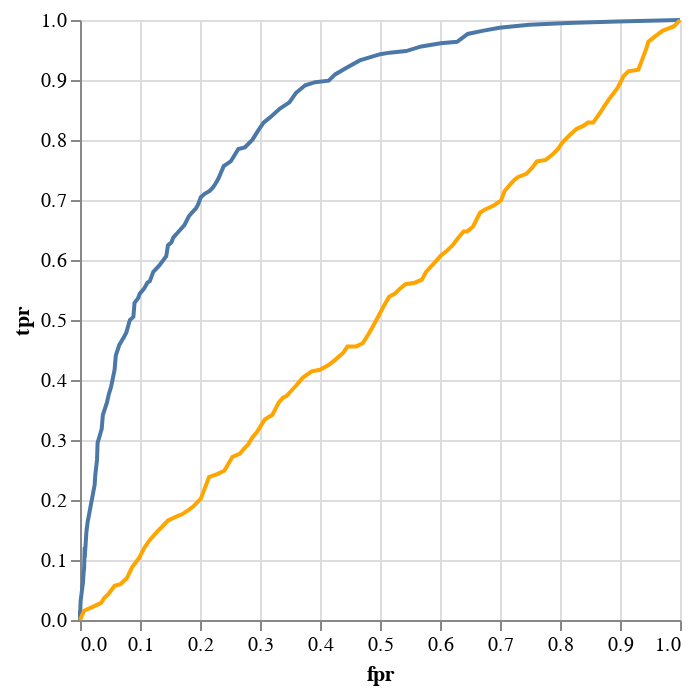

Notebook cell for this chart:
### Code cell
alt.layer(
    alt.Chart(df_scores)
    .mark_line()
    .encode(alt.X("fpr:Q"), alt.Y("tpr:Q"), alt.Color()),
    alt.Chart(df_rand)
    .mark_line(color="orange")
    .encode(alt.X("fpr:Q"), alt.Y("tpr:Q"), alt.Color()),
)

### Figure 1 — Vega-Lite specification as saved in the notebook (floating-point values rounded to 4 significant figures)
{"config": {"view": {"continuousWidth": 300, "continuousHeight": 300}}, "layer": [{"data": {"name": "data-e69ae8b9f723ffbc4dcf470f2afc992f"}, "mark": {"type": "line"}, "encoding": {"color": {}, "x": {"field": "fpr", "type": "quantitative"}, "y": {"field": "tpr", "type": "quantitative"}}}, {"data": {"name": "data-308e0400440692798be4f2828cbf5e86"}, "mark": {"type": "line", "color": "orange"}, "encoding": {"color": {}, "x": {"field": "fpr", "type": "quantitative"}, "y": {"field": "tpr", "type": "quantitative"}}}], "$schema": "https://vega.github.io/schema/vega-lite/v5.20.1.json", "datasets": {"data-e69ae8b9f723ffbc4dcf470f2afc992f": [{"threshold": 0.0, "tp": 386, "fp": 1023, "fn": 0, "tn": 0, "tpr": 1.0, "fpr": 1.0}, {"threshold": 0.01, "tp": 385, "fp": 916, "fn": 1, "tn": 107, "tpr": 0.9974, "fpr": 0.8954}, {"threshold": 0.02, "tp": 384, "fp": 831, "fn": 2, "tn": 192, "tpr": 0.9948, "fpr": 0.8123}, {"threshold": 0.03, "tp": 383, "fp": 766, "fn": 3, "tn": 257, "tpr": 0.9922, "fpr": 0.7488}, {"threshold": 0.04, "tp": 381, "fp": 715, "fn": 5, "tn": 308, "tpr": 0.987, "fpr": 0.6989}, {"threshold": 0.05, "tp": 379, "fp": 686, "fn": 7, "tn": 337, "tpr": 0.9819, "fpr": 0.6706}, {"threshold": 0.06, "tp": 377, "fp": 661, "fn": 9, "tn": 362, "tpr": 0.9767, "fpr": 0.6461}, {"threshold": 0.07, "tp": 372, "fp": 643, "fn": 14, "tn": 380, "tpr": 0.9637, "fpr": 0.6285}, {"threshold": 0.08, "tp": 371, "fp": 615, "fn": 15, "tn": 408, "tpr": 0.9611, "fpr": 0.6012}, {"threshold": 0.09, "tp": 369, "fp": 582, "fn": 17, "tn": 441, "tpr": 0.956, "fpr": 0.5689}, {"threshold": 0.1, "tp": 366, "fp": 556, "fn": 20, "tn": 467, "tpr": 0.9482, "fpr": 0.5435}, {"threshold": 0.11, "tp": 365, "fp": 528, "fn": 21, "tn": 495, "tpr": 0.9456, "fpr": 0.5161}, {"threshold": 0.12, "tp": 364, "fp": 512, "fn": 22, "tn": 511, "tpr": 0.943, "fpr": 0.5005}, {"threshold": 0.13, "tp": 360, "fp": 477, "fn": 26, "tn": 546, "tpr": 0.9326, "fpr": 0.4663}, {"threshold": 0.14, "tp": 355, "fp": 453, "fn": 31, "tn": 570, "tpr": 0.9197, "fpr": 0.4428}, {"threshold": 0.15, "tp": 351, "fp": 435, "fn": 35, "tn": 588, "tpr": 0.9093, "fpr": 0.4252}, {"threshold": 0.16, "tp": 347, "fp": 424, "fn": 39, "tn": 599, "tpr": 0.899, "fpr": 0.4145}, {"threshold": 0.17, "tp": 346, "fp": 401, "fn": 40, "tn": 622, "tpr": 0.8964, "fpr": 0.392}, {"threshold": 0.18, "tp": 344, "fp": 384, "fn": 42, "tn": 639, "tpr": 0.8912, "fpr": 0.3754}, {"threshold": 0.19, "tp": 339, "fp": 368, "fn": 47, "tn": 655, "tpr": 0.8782, "fpr": 0.3597}, {"threshold": 0.2, "tp": 333, "fp": 357, "fn": 53, "tn": 666, "tpr": 0.8627, "fpr": 0.349}, {"threshold": 0.21, "tp": 329, "fp": 341, "fn": 57, "tn": 682, "tpr": 0.8523, "fpr": 0.3333}, {"threshold": 0.22, "tp": 323, "fp": 323, "fn": 63, "tn": 700, "tpr": 0.8368, "fpr": 0.3157}, {"threshold": 0.23, "tp": 320, "fp": 313, "fn": 66, "tn": 710, "tpr": 0.829, "fpr": 0.306}, {"threshold": 0.24, "tp": 315, "fp": 304, "fn": 71, "tn": 719, "tpr": 0.8161, "fpr": 0.2972}, {"threshold": 0.25, "tp": 309, "fp": 294, "fn": 77, "tn": 729, "tpr": 0.8005, "fpr": 0.2874}, {"threshold": 0.26, "tp": 304, "fp": 281, "fn": 82, "tn": 742, "tpr": 0.7876, "fpr": 0.2747}, {"threshold": 0.27, "tp": 303, "fp": 270, "fn": 83, "tn": 753, "tpr": 0.785, "fpr": 0.2639}, {"threshold": 0.28, "tp": 295, "fp": 257, "fn": 91, "tn": 766, "tpr": 0.7642, "fpr": 0.2512}, {"threshold": 0.29, "tp": 292, "fp": 245, "fn": 94, "tn": 778, "tpr": 0.7565, "fpr": 0.2395}, {"threshold": 0.3, "tp": 284, "fp": 236, "fn": 102, "tn": 787, "tpr": 0.7358, "fpr": 0.2307}, {"threshold": 0.31, "tp": 280, "fp": 230, "fn": 106, "tn": 793, "tpr": 0.7254, "fpr": 0.2248}, {"threshold": 0.32, "tp": 278, "fp": 226, "fn": 108, "tn": 797, "tpr": 0.7202, "fpr": 0.2209}, {"threshold": 0.33, "tp": 276, "fp": 221, "fn": 110, "tn": 802, "tpr": 0.715, "fpr": 0.216}, {"threshold": 0.34, "tp": 274, "fp": 212, "fn": 112, "tn": 811, "tpr": 0.7098, "fpr": 0.2072}, {"threshold": 0.35, "tp": 272, "fp": 206, "fn": 114, "tn": 817, "tpr": 0.7047, "fpr": 0.2014}, {"threshold": 0.36, "tp": 267, "fp": 201, "fn": 119, "tn": 822, "tpr": 0.6917, "fpr": 0.1965}, {"threshold": 0.37, "tp": 265, "fp": 198, "fn": 121, "tn": 825, "tpr": 0.6865, "fpr": 0.1935}, {"threshold": 0.38, "tp": 260, "fp": 186, "fn": 126, "tn": 837, "tpr": 0.6736, "fpr": 0.1818}, {"threshold": 0.39, "tp": 254, "fp": 178, "fn": 132, "tn": 845, "tpr": 0.658, "fpr": 0.174}, {"threshold": 0.4, "tp": 249, "fp": 166, "fn": 137, "tn": 857, "tpr": 0.6451, "fpr": 0.1623}, {"threshold": 0.41, "tp": 246, "fp": 159, "fn": 140, "tn": 864, "tpr": 0.6373, "fpr": 0.1554}, {"threshold": 0.42, "tp": 243, "fp": 156, "fn": 143, "tn": 867, "tpr": 0.6295, "fpr": 0.1525}, {"threshold": 0.43, "tp": 241, "fp": 150, "fn": 145, "tn": 873, "tpr": 0.6244, "fpr": 0.1466}, {"threshold": 0.44, "tp": 234, "fp": 147, "fn": 152, "tn": 876, "tpr": 0.6062, "fpr": 0.1437}, {"threshold": 0.45, "tp": 228, "fp": 135, "fn": 158, "tn": 888, "tpr": 0.5907, "fpr": 0.132}, {"threshold": 0.46, "tp": 224, "fp": 125, "fn": 162, "tn": 898, "tpr": 0.5803, "fpr": 0.1222}, {"threshold": 0.47, "tp": 218, "fp": 119, "fn": 168, "tn": 904, "tpr": 0.5648, "fpr": 0.1163}, {"threshold": 0.48, "tp": 217, "fp": 115, "fn": 169, "tn": 908, "tpr": 0.5622, "fpr": 0.1124}, {"threshold": 0.49, "tp": 213, "fp": 109, "fn": 173, "tn": 914, "tpr": 0.5518, "fpr": 0.1065}, {"threshold": 0.5, "tp": 210, "fp": 102, "fn": 176, "tn": 921, "tpr": 0.544, "fpr": 0.09971}, {"threshold": 0.51, "tp": 207, "fp": 99, "fn": 179, "tn": 924, "tpr": 0.5363, "fpr": 0.09677}, {"threshold": 0.52, "tp": 204, "fp": 93, "fn": 182, "tn": 930, "tpr": 0.5285, "fpr": 0.09091}, {"threshold": 0.53, "tp": 195, "fp": 91, "fn": 191, "tn": 932, "tpr": 0.5052, "fpr": 0.08895}, {"threshold": 0.54, "tp": 193, "fp": 85, "fn": 193, "tn": 938, "tpr": 0.5, "fpr": 0.08309}, {"threshold": 0.55, "tp": 185, "fp": 79, "fn": 201, "tn": 944, "tpr": 0.4793, "fpr": 0.07722}, {"threshold": 0.56, "tp": 182, "fp": 75, "fn": 204, "tn": 948, "tpr": 0.4715, "fpr": 0.07331}, {"threshold": 0.57, "tp": 177, "fp": 67, "fn": 209, "tn": 956, "tpr": 0.4585, "fpr": 0.06549}, {"threshold": 0.58, "tp": 170, "fp": 61, "fn": 216, "tn": 962, "tpr": 0.4404, "fpr": 0.05963}, {"threshold": 0.59, "tp": 161, "fp": 59, "fn": 225, "tn": 964, "tpr": 0.4171, "fpr": 0.05767}, {"threshold": 0.6, "tp": 150, "fp": 53, "fn": 236, "tn": 970, "tpr": 0.3886, "fpr": 0.05181}, {"threshold": 0.61, "tp": 145, "fp": 49, "fn": 241, "tn": 974, "tpr": 0.3756, "fpr": 0.0479}, {"threshold": 0.62, "tp": 140, "fp": 46, "fn": 246, "tn": 977, "tpr": 0.3627, "fpr": 0.04497}, {"threshold": 0.63, "tp": 132, "fp": 39, "fn": 254, "tn": 984, "tpr": 0.342, "fpr": 0.03812}, {"threshold": 0.64, "tp": 123, "fp": 37, "fn": 263, "tn": 986, "tpr": 0.3187, "fpr": 0.03617}, {"threshold": 0.65, "tp": 119, "fp": 34, "fn": 267, "tn": 989, "tpr": 0.3083, "fpr": 0.03324}, {"threshold": 0.66, "tp": 114, "fp": 30, "fn": 272, "tn": 993, "tpr": 0.2953, "fpr": 0.02933}, {"threshold": 0.67, "tp": 103, "fp": 29, "fn": 283, "tn": 994, "tpr": 0.2668, "fpr": 0.02835}, {"threshold": 0.68, "tp": 93, "fp": 26, "fn": 293, "tn": 997, "tpr": 0.2409, "fpr": 0.02542}, {"threshold": 0.69, "tp": 87, "fp": 25, "fn": 299, "tn": 998, "tpr": 0.2254, "fpr": 0.02444}, {"threshold": 0.7, "tp": 75, "fp": 19, "fn": 311, "tn": 1004, "tpr": 0.1943, "fpr": 0.01857}, {"threshold": 0.71, "tp": 63, "fp": 13, "fn": 323, "tn": 1010, "tpr": 0.1632, "fpr": 0.01271}, {"threshold": 0.72, "tp": 57, "fp": 11, "fn": 329, "tn": 1012, "tpr": 0.1477, "fpr": 0.01075}, {"threshold": 0.73, "tp": 47, "fp": 8, "fn": 339, "tn": 1015, "tpr": 0.1218, "fpr": 0.00782}, {"threshold": 0.74, "tp": 40, "fp": 8, "fn": 346, "tn": 1015, "tpr": 0.1036, "fpr": 0.00782}, {"threshold": 0.75, "tp": 33, "fp": 7, "fn": 353, "tn": 1016, "tpr": 0.08549, "fpr": 0.006843}, {"threshold": 0.76, "tp": 30, "fp": 6, "fn": 356, "tn": 1017, "tpr": 0.07772, "fpr": 0.005865}, {"threshold": 0.77, "tp": 24, "fp": 5, "fn": 362, "tn": 1018, "tpr": 0.06218, "fpr": 0.004888}, {"threshold": 0.78, "tp": 18, "fp": 3, "fn": 368, "tn": 1020, "tpr": 0.04663, "fpr": 0.002933}, {"threshold": 0.79, "tp": 15, "fp": 2, "fn": 371, "tn": 1021, "tpr": 0.03886, "fpr": 0.001955}, {"threshold": 0.8, "tp": 12, "fp": 1, "fn": 374, "tn": 1022, "tpr": 0.03109, "fpr": 0.0009775}, {"threshold": 0.81, "tp": 6, "fp": 0, "fn": 380, "tn": 1023, "tpr": 0.01554, "fpr": 0.0}, {"threshold": 0.82, "tp": 5, "fp": 0, "fn": 381, "tn": 1023, "tpr": 0.01295, "fpr": 0.0}, {"threshold": 0.83, "tp": 3, "fp": 0, "fn": 383, "tn": 1023, "tpr": 0.007772, "fpr": 0.0}, {"threshold": 0.84, "tp": 0, "fp": 0, "fn": 386, "tn": 1023, "tpr": 0.0, "fpr": 0.0}, {"threshold": 0.85, "tp": 0, "fp": 0, "fn": 386, "tn": 1023, "tpr": 0.0, "fpr": 0.0}, {"threshold": 0.86, "tp": 0, "fp": 0, "fn": 386, "tn": 1023, "tpr": 0.0, "fpr": 0.0}, {"threshold": 0.87, "tp": 0, "fp": 0, "fn": 386, "tn": 1023, "tpr": 0.0, "fpr": 0.0}, {"threshold": 0.88, "tp": 0, "fp": 0, "fn": 386, "tn": 1023, "tpr": 0.0, "fpr": 0.0}, {"threshold": 0.89, "tp": 0, "fp": 0, "fn": 386, "tn": 1023, "tpr": 0.0, "fpr": 0.0}, {"threshold": 0.9, "tp": 0, "fp": 0, "fn": 386, "tn": 1023, "tpr": 0.0, "fpr": 0.0}, {"threshold": 0.91, "tp": 0, "fp": 0, "fn": 386, "tn": 1023, "tpr": 0.0, "fpr": 0.0}, {"threshold": 0.92, "tp": 0, "fp": 0, "fn": 386, "tn": 1023, "tpr": 0.0, "fpr": 0.0}, {"threshold": 0.93, "tp": 0, "fp": 0, "fn": 386, "tn": 1023, "tpr": 0.0, "fpr": 0.0}, {"threshold": 0.94, "tp": 0, "fp": 0, "fn": 386, "tn": 1023, "tpr": 0.0, "fpr": 0.0}, {"threshold": 0.95, "tp": 0, "fp": 0, "fn": 386, "tn": 1023, "tpr": 0.0, "fpr": 0.0}, {"threshold": 0.96, "tp": 0, "fp": 0, "fn": 386, "tn": 1023, "tpr": 0.0, "fpr": 0.0}, {"threshold": 0.97, "tp": 0, "fp": 0, "fn": 386, "tn": 1023, "tpr": 0.0, "fpr": 0.0}, {"threshold": 0.98, "tp": 0, "fp": 0, "fn": 386, "tn": 1023, "tpr": 0.0, "fpr": 0.0}, {"threshold": 0.99, "tp": 0, "fp": 0, "fn": 386, "tn": 1023, "tpr": 0.0, "fpr": 0.0}, {"threshold": 1.0, "tp": 0, "fp": 0, "fn": 386, "tn": 1023, "tpr": 0.0, "fpr": 0.0}], "data-308e0400440692798be4f2828cbf5e86": [{"threshold": 0.0, "tp": 386, "fp": 1023, "fn": 0, "tn": 0, "tpr": 1.0, "fpr": 1.0}, {"threshold": 0.01, "tp": 382, "fp": 1013, "fn": 4, "tn": 10, "tpr": 0.9896, "fpr": 0.9902}, {"threshold": 0.02, "tp": 379, "fp": 993, "fn": 7, "tn": 30, "tpr": 0.9819, "fpr": 0.9707}, {"threshold": 0.03, "tp": 375, "fp": 979, "fn": 11, "tn": 44, "tpr": 0.9715, "fpr": 0.957}, {"threshold": 0.04, "tp": 372, "fp": 969, "fn": 14, "tn": 54, "tpr": 0.9637, "fpr": 0.9472}, {"threshold": 0.05, "tp": 368, "fp": 966, "fn": 18, "tn": 57, "tpr": 0.9534, "fpr": 0.9443}, {"threshold": 0.06, "tp": 361, "fp": 959, "fn": 25, "tn": 64, "tpr": 0.9352, "fpr": 0.9374}, {"threshold": 0.07, "tp": 354, "fp": 952, "fn": 32, "tn": 71, "tpr": 0.9171, "fpr": 0.9306}, {"threshold": 0.08, "tp": 353, "fp": 935, "fn": 33, "tn": 88, "tpr": 0.9145, "fpr": 0.914}, {"threshold": 0.09, "tp": 350, "fp": 927, "fn": 36, "tn": 96, "tpr": 0.9067, "fpr": 0.9062}, {"threshold": 0.1, "tp": 347, "fp": 923, "fn": 39, "tn": 100, "tpr": 0.899, "fpr": 0.9022}, {"threshold": 0.11, "tp": 342, "fp": 916, "fn": 44, "tn": 107, "tpr": 0.886, "fpr": 0.8954}, {"threshold": 0.12, "tp": 339, "fp": 910, "fn": 47, "tn": 113, "tpr": 0.8782, "fpr": 0.8895}, {"threshold": 0.13, "tp": 334, "fp": 900, "fn": 52, "tn": 123, "tpr": 0.8653, "fpr": 0.8798}, {"threshold": 0.14, "tp": 327, "fp": 888, "fn": 59, "tn": 135, "tpr": 0.8472, "fpr": 0.868}, {"threshold": 0.15, "tp": 320, "fp": 875, "fn": 66, "tn": 148, "tpr": 0.829, "fpr": 0.8553}, {"threshold": 0.16, "tp": 320, "fp": 866, "fn": 66, "tn": 157, "tpr": 0.829, "fpr": 0.8465}, {"threshold": 0.17, "tp": 318, "fp": 859, "fn": 68, "tn": 164, "tpr": 0.8238, "fpr": 0.8397}, {"threshold": 0.18, "tp": 316, "fp": 847, "fn": 70, "tn": 176, "tpr": 0.8187, "fpr": 0.828}, {"threshold": 0.19, "tp": 312, "fp": 835, "fn": 74, "tn": 188, "tpr": 0.8083, "fpr": 0.8162}, {"threshold": 0.2, "tp": 307, "fp": 822, "fn": 79, "tn": 201, "tpr": 0.7953, "fpr": 0.8035}, {"threshold": 0.21, "tp": 303, "fp": 815, "fn": 83, "tn": 208, "tpr": 0.785, "fpr": 0.7967}, {"threshold": 0.22, "tp": 300, "fp": 807, "fn": 86, "tn": 216, "tpr": 0.7772, "fpr": 0.7889}, {"threshold": 0.23, "tp": 296, "fp": 794, "fn": 90, "tn": 229, "tpr": 0.7668, "fpr": 0.7761}, {"threshold": 0.24, "tp": 295, "fp": 779, "fn": 91, "tn": 244, "tpr": 0.7642, "fpr": 0.7615}, {"threshold": 0.25, "tp": 291, "fp": 771, "fn": 95, "tn": 252, "tpr": 0.7539, "fpr": 0.7537}, {"threshold": 0.26, "tp": 287, "fp": 761, "fn": 99, "tn": 262, "tpr": 0.7435, "fpr": 0.7439}, {"threshold": 0.27, "tp": 285, "fp": 747, "fn": 101, "tn": 276, "tpr": 0.7383, "fpr": 0.7302}, {"threshold": 0.28, "tp": 283, "fp": 740, "fn": 103, "tn": 283, "tpr": 0.7332, "fpr": 0.7234}, {"threshold": 0.29, "tp": 280, "fp": 733, "fn": 106, "tn": 290, "tpr": 0.7254, "fpr": 0.7165}, {"threshold": 0.3, "tp": 276, "fp": 724, "fn": 110, "tn": 299, "tpr": 0.715, "fpr": 0.7077}, {"threshold": 0.31, "tp": 270, "fp": 718, "fn": 116, "tn": 305, "tpr": 0.6995, "fpr": 0.7019}, {"threshold": 0.32, "tp": 267, "fp": 707, "fn": 119, "tn": 316, "tpr": 0.6917, "fpr": 0.6911}, {"threshold": 0.33, "tp": 264, "fp": 690, "fn": 122, "tn": 333, "tpr": 0.6839, "fpr": 0.6745}, {"threshold": 0.34, "tp": 262, "fp": 682, "fn": 124, "tn": 341, "tpr": 0.6788, "fpr": 0.6667}, {"threshold": 0.35, "tp": 253, "fp": 670, "fn": 133, "tn": 353, "tpr": 0.6554, "fpr": 0.6549}, {"threshold": 0.36, "tp": 250, "fp": 660, "fn": 136, "tn": 363, "tpr": 0.6477, "fpr": 0.6452}, {"threshold": 0.37, "tp": 250, "fp": 654, "fn": 136, "tn": 369, "tpr": 0.6477, "fpr": 0.6393}, {"threshold": 0.38, "tp": 245, "fp": 643, "fn": 141, "tn": 380, "tpr": 0.6347, "fpr": 0.6285}, {"threshold": 0.39, "tp": 241, "fp": 635, "fn": 145, "tn": 388, "tpr": 0.6244, "fpr": 0.6207}, {"threshold": 0.4, "tp": 237, "fp": 624, "fn": 149, "tn": 399, "tpr": 0.614, "fpr": 0.61}, {"threshold": 0.41, "tp": 234, "fp": 614, "fn": 152, "tn": 409, "tpr": 0.6062, "fpr": 0.6002}, {"threshold": 0.42, "tp": 230, "fp": 605, "fn": 156, "tn": 418, "tpr": 0.5959, "fpr": 0.5914}, {"threshold": 0.43, "tp": 224, "fp": 590, "fn": 162, "tn": 433, "tpr": 0.5803, "fpr": 0.5767}, {"threshold": 0.44, "tp": 219, "fp": 583, "fn": 167, "tn": 440, "tpr": 0.5674, "fpr": 0.5699}, {"threshold": 0.45, "tp": 217, "fp": 571, "fn": 169, "tn": 452, "tpr": 0.5622, "fpr": 0.5582}, {"threshold": 0.46, "tp": 216, "fp": 555, "fn": 170, "tn": 468, "tpr": 0.5596, "fpr": 0.5425}, {"threshold": 0.47, "tp": 213, "fp": 545, "fn": 173, "tn": 478, "tpr": 0.5518, "fpr": 0.5327}, {"threshold": 0.48, "tp": 210, "fp": 537, "fn": 176, "tn": 486, "tpr": 0.544, "fpr": 0.5249}, {"threshold": 0.49, "tp": 208, "fp": 527, "fn": 178, "tn": 496, "tpr": 0.5389, "fpr": 0.5152}, {"threshold": 0.5, "tp": 202, "fp": 518, "fn": 184, "tn": 505, "tpr": 0.5233, "fpr": 0.5064}, {"threshold": 0.51, "tp": 197, "fp": 511, "fn": 189, "tn": 512, "tpr": 0.5104, "fpr": 0.4995}, {"threshold": 0.52, "tp": 190, "fp": 501, "fn": 196, "tn": 522, "tpr": 0.4922, "fpr": 0.4897}, {"threshold": 0.53, "tp": 184, "fp": 492, "fn": 202, "tn": 531, "tpr": 0.4767, "fpr": 0.4809}, {"threshold": 0.54, "tp": 178, "fp": 482, "fn": 208, "tn": 541, "tpr": 0.4611, "fpr": 0.4712}, {"threshold": 0.55, "tp": 176, "fp": 471, "fn": 210, "tn": 552, "tpr": 0.456, "fpr": 0.4604}, {"threshold": 0.56, "tp": 176, "fp": 456, "fn": 210, "tn": 567, "tpr": 0.456, "fpr": 0.4457}, {"threshold": 0.57, "tp": 172, "fp": 449, "fn": 214, "tn": 574, "tpr": 0.4456, "fpr": 0.4389}, {"threshold": 0.58, "tp": 168, "fp": 437, "fn": 218, "tn": 586, "tpr": 0.4352, "fpr": 0.4272}, {"threshold": 0.59, "tp": 164, "fp": 424, "fn": 222, "tn": 599, "tpr": 0.4249, "fpr": 0.4145}, {"threshold": 0.6, "tp": 161, "fp": 409, "fn": 225, "tn": 614, "tpr": 0.4171, "fpr": 0.3998}, {"threshold": 0.61, "tp": 160, "fp": 395, "fn": 226, "tn": 628, "tpr": 0.4145, "fpr": 0.3861}, {"threshold": 0.62, "tp": 156, "fp": 380, "fn": 230, "tn": 643, "tpr": 0.4041, "fpr": 0.3715}, {"threshold": 0.63, "tp": 151, "fp": 369, "fn": 235, "tn": 654, "tpr": 0.3912, "fpr": 0.3607}, {"threshold": 0.64, "tp": 147, "fp": 359, "fn": 239, "tn": 664, "tpr": 0.3808, "fpr": 0.3509}, {"threshold": 0.65, "tp": 144, "fp": 352, "fn": 242, "tn": 671, "tpr": 0.3731, "fpr": 0.3441}, {"threshold": 0.66, "tp": 143, "fp": 346, "fn": 243, "tn": 677, "tpr": 0.3705, "fpr": 0.3382}, {"threshold": 0.67, "tp": 140, "fp": 339, "fn": 246, "tn": 684, "tpr": 0.3627, "fpr": 0.3314}, {"threshold": 0.68, "tp": 132, "fp": 328, "fn": 254, "tn": 695, "tpr": 0.342, "fpr": 0.3206}, {"threshold": 0.69, "tp": 129, "fp": 315, "fn": 257, "tn": 708, "tpr": 0.3342, "fpr": 0.3079}, {"threshold": 0.7, "tp": 121, "fp": 302, "fn": 265, "tn": 721, "tpr": 0.3135, "fpr": 0.2952}, {"threshold": 0.71, "tp": 117, "fp": 293, "fn": 269, "tn": 730, "tpr": 0.3031, "fpr": 0.2864}, {"threshold": 0.72, "tp": 113, "fp": 287, "fn": 273, "tn": 736, "tpr": 0.2927, "fpr": 0.2805}, {"threshold": 0.73, "tp": 110, "fp": 279, "fn": 276, "tn": 744, "tpr": 0.285, "fpr": 0.2727}, {"threshold": 0.74, "tp": 107, "fp": 273, "fn": 279, "tn": 750, "tpr": 0.2772, "fpr": 0.2669}, {"threshold": 0.75, "tp": 105, "fp": 260, "fn": 281, "tn": 763, "tpr": 0.272, "fpr": 0.2542}, {"threshold": 0.76, "tp": 96, "fp": 246, "fn": 290, "tn": 777, "tpr": 0.2487, "fpr": 0.2405}, {"threshold": 0.77, "tp": 94, "fp": 235, "fn": 292, "tn": 788, "tpr": 0.2435, "fpr": 0.2297}, {"threshold": 0.78, "tp": 92, "fp": 220, "fn": 294, "tn": 803, "tpr": 0.2383, "fpr": 0.2151}, {"threshold": 0.79, "tp": 85, "fp": 213, "fn": 301, "tn": 810, "tpr": 0.2202, "fpr": 0.2082}, {"threshold": 0.8, "tp": 78, "fp": 206, "fn": 308, "tn": 817, "tpr": 0.2021, "fpr": 0.2014}, {"threshold": 0.81, "tp": 73, "fp": 193, "fn": 313, "tn": 830, "tpr": 0.1891, "fpr": 0.1887}, {"threshold": 0.82, "tp": 71, "fp": 186, "fn": 315, "tn": 837, "tpr": 0.1839, "fpr": 0.1818}, {"threshold": 0.83, "tp": 68, "fp": 174, "fn": 318, "tn": 849, "tpr": 0.1762, "fpr": 0.1701}, {"threshold": 0.84, "tp": 67, "fp": 167, "fn": 319, "tn": 856, "tpr": 0.1736, "fpr": 0.1632}, {"threshold": 0.85, "tp": 64, "fp": 150, "fn": 322, "tn": 873, "tpr": 0.1658, "fpr": 0.1466}, {"threshold": 0.86, "tp": 60, "fp": 140, "fn": 326, "tn": 883, "tpr": 0.1554, "fpr": 0.1369}, {"threshold": 0.87, "tp": 57, "fp": 132, "fn": 329, "tn": 891, "tpr": 0.1477, "fpr": 0.129}, {"threshold": 0.88, "tp": 51, "fp": 118, "fn": 335, "tn": 905, "tpr": 0.1321, "fpr": 0.1153}, {"threshold": 0.89, "tp": 46, "fp": 109, "fn": 340, "tn": 914, "tpr": 0.1192, "fpr": 0.1065}, {"threshold": 0.9, "tp": 40, "fp": 101, "fn": 346, "tn": 922, "tpr": 0.1036, "fpr": 0.09873}, {"threshold": 0.91, "tp": 34, "fp": 89, "fn": 352, "tn": 934, "tpr": 0.08808, "fpr": 0.087}, {"threshold": 0.92, "tp": 27, "fp": 80, "fn": 359, "tn": 943, "tpr": 0.06995, "fpr": 0.0782}, {"threshold": 0.93, "tp": 23, "fp": 69, "fn": 363, "tn": 954, "tpr": 0.05959, "fpr": 0.06745}, {"threshold": 0.94, "tp": 22, "fp": 59, "fn": 364, "tn": 964, "tpr": 0.05699, "fpr": 0.05767}, {"threshold": 0.95, "tp": 17, "fp": 49, "fn": 369, "tn": 974, "tpr": 0.04404, "fpr": 0.0479}, {"threshold": 0.96, "tp": 14, "fp": 41, "fn": 372, "tn": 982, "tpr": 0.03627, "fpr": 0.04008}, {"threshold": 0.97, "tp": 11, "fp": 36, "fn": 375, "tn": 987, "tpr": 0.0285, "fpr": 0.03519}, {"threshold": 0.98, "tp": 8, "fp": 19, "fn": 378, "tn": 1004, "tpr": 0.02073, "fpr": 0.01857}, {"threshold": 0.99, "tp": 6, "fp": 7, "fn": 380, "tn": 1016, "tpr": 0.01554, "fpr": 0.006843}, {"threshold": 1.0, "tp": 0, "fp": 0, "fn": 386, "tn": 1023, "tpr": 0.0, "fpr": 0.0}]}}
